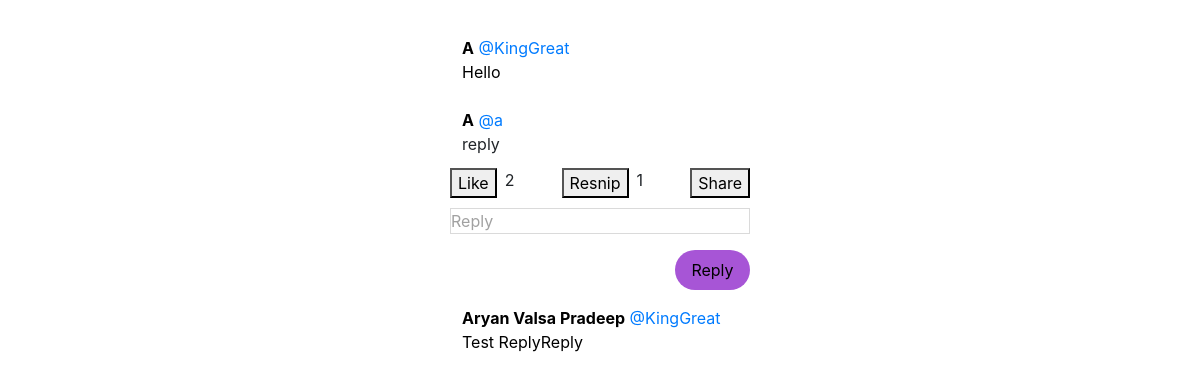
The page /replysnippet/1 (signed in) on the database its author committed.
### tables this page shows
CREATE TABLE users (id INTEGER, username TEXT NOT NULL, passhash TEXT NOT NULL, name TEXT NOT NULL, birthday TEXT NOT NULL, bio TEXT NOT NULL DEFAULT "No bio", PRIMARY KEY(id));

CREATE TABLE snips (id INTEGER, user_id INTEGER, sniptext TEXT NOT NULL, timestamp TEXT NOT NULL, PRIMARY KEY(id), FOREIGN KEY(user_id) REFERENCES users(id));

CREATE TABLE replies (id INTEGER, snip_id INTEGER, reply_id INTEGER, replier_id, replytext TEXT NOT NULL, timestamp TEXT NOT NULL, PRIMARY KEY(id), FOREIGN KEY(snip_id) REFERENCES snips(id), FOREIGN KEY(reply_id) REFERENCES replies(id), FOREIGN KEY(replier_id) REFERENCES users(id));

### app.py (the view)
@app.route("/replysnippet/<reply_id>")
@login_required
def replysnippet(reply_id):
    if db.execute("SELECT * FROM replies WHERE id = ?", reply_id):
        snip = db.execute("SELECT name,username,replytext,replies.id FROM replies JOIN users ON replies.replier_id = users.id WHERE replies.id = ?", reply_id)[0]
        snip["likes"] = db.execute("SELECT COUNT(liker_id) FROM likes WHERE reply_id = ?", reply_id)[0]["COUNT(liker_id)"]
        snip["resnips"] = db.execute("SELECT COUNT(resnipper_id) FROM resnips WHERE reply_id = ?", reply_id)[0]["COUNT(resnipper_id)"]
        replies = db.execute("SELECT name,username,replytext,replies.id FROM replies JOIN users ON replies.replier_id = users.id WHERE reply_id = ?", reply_id)
        print(f"Replies: {replies}")
        parentreplysnippetids = []
        if db.execute("SELECT reply_id FROM replies WHERE replies.id = ?", reply_id)[0]["reply_id"]:
            parentreplysnippet = db.execute("SELECT reply_id FROM replies WHERE replies.id = ?", reply_id)[0]["reply_id"]
            parentreplysnippetids.insert(0, parentreplysnippet)
            while db.execute("SELECT reply_id FROM replies WHERE replies.id = ?", parentreplysnippet)[0]["reply_id"]:
                parentreplysnippet = db.execute("SELECT reply_id FROM replies WHERE replies.id = ?", parentreplysnippet)[0]["reply_id"]
                parentreplysnippetids.insert(0, parentreplysnippet)
            parentsnippet = db.execute("SELECT snip_id FROM replies WHERE replies.id = ?", parentreplysnippet)[0]["snip_id"]
        else:
            parentsnippet = db.execute("SELECT snip_id FROM replies WHERE replies.id = ?", reply_id)[0]["snip_id"]
        print(f"Parent Snippet: {parentsnippet}")
        print(f"Parent Reply Snippets: {parentreplysnippetids}")
        parentsnippet = db.execute("SELECT name,username,sniptext,snips.id FROM snips JOIN users ON snips.user_id = users.id WHERE snips.id = ?", parentsnippet)[0]
        parentreplysnippets = []
        for parentreplysnippetid in parentreplysnippetids:
            parentreplysnippets.append(db.execute("SELECT name,username,replytext,replies.id FROM replies JOIN users ON replies.replier_id = users.id WHERE replies.id = ?", parentreplysnippetid)[0])
        print(parentsnippet)
        print(parentreplysnippets)
        return render_template("replyview.html", snip=snip, replies=replies, parentsnippet=parentsnippet, parentreplysnippets=parentreplysnippets)
    else:
        return "Snip not found", 404

### app.py (called while the page is built)
@app.after_request
def after_request(response):
    response.headers["Cache-Control"] = "no-cache, no-store, must-revalidate"
    response.headers["Expires"] = 0
    response.headers["Pragma"] = "no-cache"
    return response

### helpers.py (called while the page is built)
def login_required(f):
    @wraps(f)
    def decorated_function(*args, **kwargs):
        if session.get("user_id") is None:
            return redirect("/login")
        return f(*args, **kwargs)
    return decorated_function

### templates/replyview.html (shortened to what this page needs)
{% extends "layout.html" %}
{% block main %}
<div id="snipdiv" style="width: 25%; margin-left: auto; margin-right: auto; margin-top: 12px; position:relative;">
    <div class="snippetdiv" style="width: auto; height: fit-content; overflow-wrap: break-word; padding: 12px; text-align: left;">
        <a href="/profile/{{parentsnippet['username']}}" style="padding: 0px; margin: 0px; text-align: left;">
            <span style="font-weight: bold; color:black;">{{ snip["name"] }}</span>
            @{{ parentsnippet["username"] }}
        </a>
        <a href="/snippet/{{ parentsnippet["id"] }}" style="color: black; text-decoration: none;">
            <p style="padding: 0px; margin: 0px;  white-space: pre-line;">{{ parentsnippet["sniptext"] }}</p>
        </a>
    </div>
    <div class="snippetdiv" style="width: auto; height: fit-content; overflow-wrap: break-word; padding: 12px; text-align: left;">
        <a href="/profile/{{snip['username']}}" style="padding: 0px; margin: 0px; text-align: left;">
            <span style="font-weight: bold; color: black;">{{ snip["name"] }}</span>
            <span>@{{ snip["username"] }}</span>
        </a>
        <p style="padding: 0px; margin: 0px;  white-space: pre-line;">{{ snip["replytext"] }}</p>
    </div>
    <div style="display: flex; justify-content: space-between; width: auto;">
        <div style="display:flex;">
            <button id="like" style="align-self: flex-start;">Like</button>
            <p style="margin-left: 8px;">{{ snip["likes"] }}</p>
        </div>
        <div style="display:flex;">
            <button id="resnip" style="align-self: flex-start;">Resnip</button>
            <p style="margin-left: 8px;">{{ snip["resnips"] }}</p>
        </div>
        <div style="float: right;">
            <button id="share">Share</button>
        </div>
    </div>
</div>
<form action="/reply" method="post" id="replyform" style="margin: auto; width: 25%;">
    <div class="form-group">
        <div id="replybox" name="replybox" role="textbox" contenteditable="true" aria-placeholder="Reply" type="text" style="border-width: 1px; border-style: solid; border-color: rgb(218, 218, 218); outline: none; user-select: text; white-space: pre-wrap; overflow-wrap: break-word; width: auto; text-align: left; color: rgb(161, 161, 161);">Reply</div>
    </div>
    <div class="form-group">
        <input id="replysubmit" type="submit" value="Reply" style="background-color: rgb(167, 85, 214); border-radius: 9999px; border-style: none; width: 75px; height: 40px; float: right;"/>
    </div>
</form>
<div id="replydiv" style="width: 25%; margin-left: auto; margin-right: auto; margin-top: 60px; position:relative;">
    {% for reply in replies %}
        <div class="snippetdiv" style="width: auto; height: fit-content; overflow-wrap: break-word; padding: 12px; text-align: left;">
            <a href="/profile/{{reply['username']}}" style="padding: 0px; margin: 0px; text-align: left; display: block; width: fit-content;">
                <span style="font-weight: bold; color: black;">{{ reply["name"] }}</span>
                <span>@{{ reply["username"] }}</span>
            </a>
            <a href="/replysnippet/{{ reply["id"] }}" style="color: black; text-decoration: none;">
                <p style="padding: 0px; margin: 0px; white-space: pre-line;">{{ reply["replytext"] }}</p>
            </a>
        </div>
    {% endfor %}
</div>
{% endblock %}

### templates/layout.html (shortened to what this page needs)
<!DOCTYPE html>
<html lang="en">
    <head>
        <link rel="stylesheet" href="https://cdn.jsdelivr.net/npm/bootstrap@4.5.3/dist/css/bootstrap.min.css">
        <link href="/static/styles.css" rel="stylesheet">
        <link rel="stylesheet" href="https://cdn.jsdelivr.net/npm/bootstrap-icons@1.7.1/font/bootstrap-icons.css">
    </head>
    <body>
        <main>
            {% block main %}{% endblock %}
        </main>
    </body>
</html>

### static/styles.css (style rules this page uses)
main { overflow-x: auto; text-align: center; padding-top: 1%; }

### rows shown on the page
users: name "A", username "a"
users: username "KingGreat"
snips: sniptext "Hello"
replies: replytext "reply"
replies: name "Aryan Valsa Pradeep", username "KingGreat", replytext "Test ReplyReply"

### other values the page prints
{{ snip["likes"] }} "2"
{{ snip["resnips"] }} "1"
